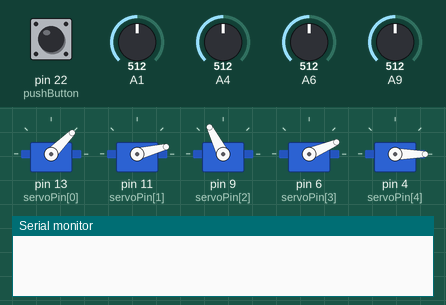
Bench run of a sketch on a simulated Arduino Mega 2560, built with avr-gcc and run on an emulated ATmega2560. Shown: 5 × servo, the last lines printed to the serial monitor. Inputs (shaded band) come from the test bench; at power-on: pin 22 (pushButton) HIGH, A1 = 512, A4 = 512, A6 = 512, A9 = 512.

Above: at 3.2 s.
3.3 s: pin 22 (pushButton) pulled LOW for 0.25 s
At 4.97 s:
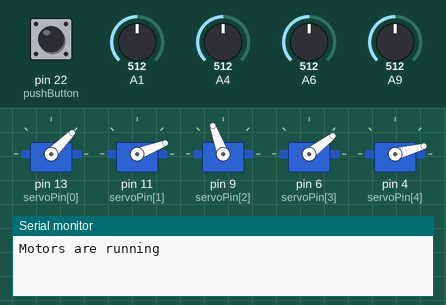
At 5.38 s:
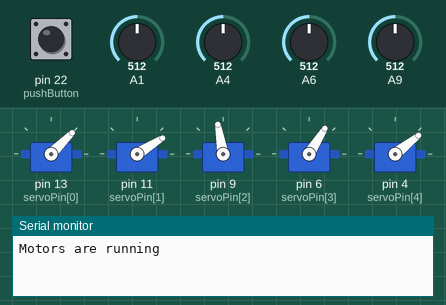
15.5 s: A1 set to 306
At 16.8 s:
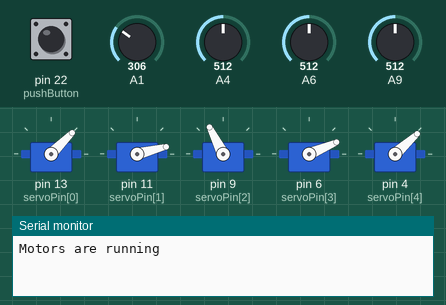
Timing chart, 0 to 18.5 s (numbered marks = the images above; inputs shaded):
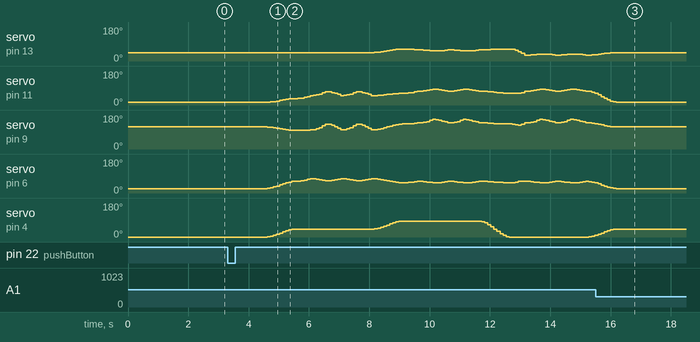

The sketch:

feedbackControl_mode2.ino
```cpp
#include <Servo.h>

const int servoPin[5]   = {13,11,9,6,4};   // define pins attached to servos
const int encoderPin[4] = {1,4,6,9};
Servo myservo1;                               // build servo object
Servo myservo2;
Servo myservo3;
Servo myservo4;
Servo myservo5;

const int maxrow=5;
const int maxcol=125;                           // the first trajectory
int jointAngle[maxrow+1][maxcol+1]=
                        {{0,100,200,300,400,500,600,700,800,900,1000,1100,1200,1300,1400,1500,1600,1700,1800,1900,2000,2100,2200,2300,2400,2500,2600,2700,2800,2900,3000,3100,3200,3300,3400,3500,3600,3700,3800,3900,4000,4100,4200,4300,4400,4500,4600,4700,4800,4900,5000,5100,5200,5300,5400,5500,5600,5700,5800,5900,6000,6100,6200,6300,6400,6500,6600,6700,6800,6900,7000,7100,7200,7300,7400,7500,7600,7700,7800,7900,8000,8100,8200,8300,8400,8500,8600,8700,8800,8900,9000,9100,9200,9300,9400,9500,9600,9700,9800,9900,10000,10100,10200,10300,10400,10500,10600,10700,10800,10900,11000,11100,11200,11300,11400,11500,11600,11700,11800,11900,12000,12100,12200,12300,12400,12500},
{45,45,45,45,45,45,45,45,45,45,45,45,45,45,45,45,45,45,45,45,45,45,45,45,45,45,45,45,45,45,45,45,45,45,45,45,45,45,45,45,45,45,45,45,45,45,46,47,49,51,54,57,59,62,63,63,63,62,61,60,59,59,58,56,55,53,53,54,55,57,59,59,58,56,55,53,53,54,55,57,59,59,59,60,61,61,62,62,63,63,63,62,56,49,40,31,31,32,34,35,37,37,36,35,33,31,31,32,34,35,37,37,36,35,33,31,31,32,34,36,38,40,42,44,45,45},
{14,14,14,14,14,14,14,14,14,14,14,15,16,18,21,24,27,30,32,34,34,35,37,41,45,50,51,54,58,64,70,69,66,61,56,50,51,54,58,64,70,69,66,61,56,50,50,51,52,54,56,57,59,60,61,61,62,64,66,70,74,74,76,78,81,84,84,82,79,76,74,74,76,78,81,84,84,82,79,76,74,73,72,71,69,67,66,64,62,61,61,61,61,62,66,74,74,76,78,81,84,84,82,79,76,74,74,76,78,81,84,84,82,79,76,74,72,68,61,53,44,35,27,20,16,14},
{117,117,117,117,117,117,117,117,117,117,117,116,115,113,110,107,104,102,100,98,98,98,98,98,99,101,102,107,113,122,132,130,125,117,109,101,102,107,113,122,132,130,125,117,109,101,102,104,108,112,117,121,126,129,132,133,133,133,134,136,138,139,142,145,151,157,156,153,148,143,138,139,142,145,151,157,156,153,148,143,138,138,138,137,136,135,135,134,133,133,133,131,129,127,130,138,139,142,145,151,157,156,153,148,143,138,139,142,145,151,157,156,153,148,143,138,138,136,134,131,128,124,121,119,117,117},
{23,23,23,23,23,23,23,23,23,23,23,24,27,32,37,43,49,54,58,61,62,63,65,68,72,75,75,74,71,68,64,65,67,70,73,75,75,74,71,68,64,65,67,70,73,75,75,73,71,68,65,62,59,57,55,54,55,56,58,60,61,61,60,58,56,53,54,55,57,59,61,61,60,58,56,53,54,55,57,59,61,61,61,60,59,58,57,56,55,55,54,55,58,61,62,61,61,60,58,56,53,54,55,57,59,61,61,60,58,56,53,54,55,57,59,61,60,57,53,48,42,37,31,27,24,23},
{0,0,0,0,0,0,0,0,0,0,0,1,4,9,15,21,27,33,38,41,42,42,42,42,42,42,42,42,42,42,42,42,42,42,42,42,42,42,42,42,42,42,42,42,42,42,43,46,51,57,63,69,75,80,83,84,84,84,84,84,84,84,84,84,84,84,84,84,84,84,84,84,84,84,84,84,84,84,84,84,84,82,75,66,54,42,30,18,9,2,0,0,0,0,0,0,0,0,0,0,0,0,0,0,0,0,0,0,0,0,0,0,0,0,0,0,1,4,9,15,21,27,33,38,41,42}};

double slope[6]     = { 0.4768,  0.4868,  0.4926,   0.515,  0.5104, 0};     //parameter to convert encoder signal to degree
double intercept[6] = {-59.954, -58.956, -58.561, -58.764, -57.508, 0};     //parameter to convert encoder signal to degree
                                                                            //servo # 2,3,4,5,1 from base frame origin to end-effector
double feedback_before[maxrow][maxcol+1];
double feedback_after[maxrow][maxcol+1];


int pushButton = 22;  //digital pin num of button
boolean clicks = false;   //count on and off status of button

void setup() {
  // put your setup code here, to run once:

  myservo1.attach(servoPin[0]);
  myservo2.attach(servoPin[1]);
  myservo3.attach(servoPin[2]);
  myservo4.attach(servoPin[3]);
  myservo5.attach(servoPin[4]);

  myservo1.write(jointAngle[1][0]);           // initialize servos
  myservo2.write(jointAngle[2][0]);
  myservo3.write(jointAngle[3][0]);
  myservo4.write(jointAngle[4][0]);
  myservo5.write(jointAngle[5][0]);

  Serial.begin(9600);
  pinMode(pushButton, INPUT_PULLUP);

  delay(2000);

  /*
  for(int i = 1; i<= maxcol; i++)
  {
    int dt = jointAngle[0][i]-jointAngle[0][i-1];
    myservo1.write(jointAngle[1][i]);           // move servos seperately
    delay(dt/5);
    feedback1();

    // delay a const time to let servo move
    myservo2.write(jointAngle[2][i]);
    delay(dt/5);
    feedback2();

    myservo3.write(jointAngle[3][i]);
    delay(dt/5);
    feedback3();

    myservo4.write(jointAngle[4][i]);
    delay(dt/5);
    feedback4();

    myservo5.write(jointAngle[5][i]);
    delay(dt/5);
  }
  */
}

void loop() {

  //button
  int buttonState = digitalRead(pushButton);
  delay(200);

  if (buttonState == 0) {
    clicks = true;
    /*
    if (clicks == 0) {
      clicks++;
//      Serial.println(clicks);
      //Serial.println("Robot arm is working");
    }
    else {
      clicks--;
//      Serial.println(clicks);
      Serial.println("Stand by");
    }
    */
  }
  if (clicks == true){
    Serial.println("Motors are running");


    for(int i = 1; i<= maxcol; i++)
  {
//    int dt = jointAngle[0][i]-jointAngle[0][i-1];
    myservo1.write(jointAngle[1][i]);           // move servos seperately
//    delay(dt/5);
//    feedback_before[0][i] = feedback1();
//    feedback_after[0][i] = analogRead(encoderPin[0]) * slope[0] - intercept[0];

    // delay a const time to let servo move
    myservo2.write(jointAngle[2][i]);
//    delay(dt/5);
//    feedback_before[1][i] = feedback2();
//    feedback_after[1][i] = analogRead(encoderPin[1]) * slope[1] - intercept[1];

    myservo3.write(jointAngle[3][i]);
//    delay(dt/5);
//    feedback_before[2][i] = feedback3();
//    feedback_after[2][i] = analogRead(encoderPin[2]) * slope[2] - intercept[2];

    myservo4.write(jointAngle[4][i]);
//    delay(dt/5);
//    feedback_before[3][i] = feedback4();
//    feedback_after[3][i] = analogRead(encoderPin[3]) * slope[3] - intercept[3];

    myservo5.write(jointAngle[5][i]);
    delay(90);

    feedback_before[0][i-1] = feedback1();
    feedback_before[1][i-1] = feedback2();
    feedback_before[2][i-1] = feedback3();
    feedback_before[3][i-1] = feedback4();
    delay(10);
    feedback_after[0][i-1] = analogRead(encoderPin[0]) * slope[0] + intercept[0];
    feedback_after[1][i-1] = analogRead(encoderPin[1]) * slope[1] + intercept[1];
    feedback_after[2][i-1] = analogRead(encoderPin[2]) * slope[2] + intercept[2];
    feedback_after[3][i-1] = analogRead(encoderPin[3]) * slope[3] + intercept[3];
  }

   delay(2000);

   Serial.println("feedback before:");
   for(int i = 0; i < maxrow-1; i++){
      for(int j = 0; j < maxcol; j++){
          Serial.print(feedback_before[i][j]);
          if(j < maxcol-1){
              Serial.write(' ');
          }
          else{
              Serial.write('\n');
          }
      }
   }


  Serial.println("feedback after:");
   for(int i = 0; i < maxrow-1; i++){
      for(int j = 0; j < maxcol; j++){
        Serial.print(feedback_after[i][j]);
          if(j < maxcol-1){
              Serial.write(' ');
          }
          else{
              Serial.write('\n');
          }
      }
   }

  }
  clicks = false;


}

double feedback1(){
  int reference;
  double aSignal;
  double difference;
  int compensation;
  aSignal = analogRead(encoderPin[0]) * slope[0] + intercept[0];
  reference = myservo1.read();
  difference = aSignal - reference;
  if(abs(difference)<5){
    compensation = int(abs(difference));
     if(difference > 0)
        myservo1.write(reference + compensation);
     else
        myservo1.write(reference - compensation);
  }

  return aSignal;
}

double feedback2(){
  int reference;
  double aSignal;
  double difference;
  int compensation;
  aSignal = analogRead(encoderPin[1]) * slope[1] + intercept[1];
  reference = myservo2.read();
  difference = aSignal - reference;
  if(abs(difference)<5){
     compensation = int(abs(difference));
     if(difference > 0)
        myservo2.write(reference + compensation);
     else
        myservo2.write(reference - compensation);
  }
  return aSignal;
}

double feedback3(){
  int reference;
  double aSignal;
  double difference;
  int compensation;
  aSignal = analogRead(encoderPin[2]) * slope[2] + intercept[2];
  reference = myservo3.read();
  difference = aSignal - reference;
  if(abs(difference)<5){
    compensation = int(abs(difference));
     if(difference > 0)
        myservo3.write(reference + compensation);
     else
        myservo3.write(reference - compensation);
  }
  return aSignal;
}

double feedback4(){
  int reference;
  double aSignal;
  double difference;
  int compensation;
  aSignal = analogRead(encoderPin[3]) * slope[3] + intercept[3];
  reference = myservo4.read();
  difference = aSignal - reference;
  if(abs(difference)<5){
    compensation = int(abs(difference));
     if(difference > 0)
        myservo4.write(reference + compensation);
     else
        myservo4.write(reference - compensation);
  }
  return aSignal;
}
```
